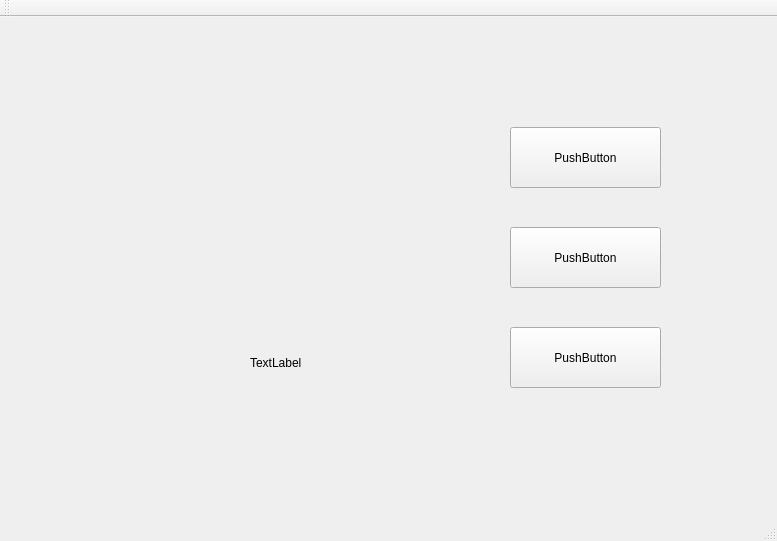
<?xml version="1.0" encoding="UTF-8"?>
<ui version="4.0">
 <class>button_example</class>
 <widget class="QMainWindow" name="button_example">
  <property name="geometry">
   <rect>
    <x>0</x>
    <y>0</y>
    <width>777</width>
    <height>541</height>
   </rect>
  </property>
  <property name="windowTitle">
   <string>button_example</string>
  </property>
  <widget class="QWidget" name="centralWidget">
   <widget class="QPushButton" name="pushButton_2">
    <property name="geometry">
     <rect>
      <x>510</x>
      <y>210</y>
      <width>151</width>
      <height>61</height>
     </rect>
    </property>
    <property name="text">
     <string>PushButton</string>
    </property>
   </widget>
   <widget class="QPushButton" name="pushButton_3">
    <property name="geometry">
     <rect>
      <x>510</x>
      <y>310</y>
      <width>151</width>
      <height>61</height>
     </rect>
    </property>
    <property name="text">
     <string>PushButton</string>
    </property>
   </widget>
   <widget class="QLabel" name="label">
    <property name="geometry">
     <rect>
      <x>250</x>
      <y>330</y>
      <width>191</width>
      <height>31</height>
     </rect>
    </property>
    <property name="text">
     <string>TextLabel</string>
    </property>
   </widget>
   <widget class="QPushButton" name="pushButton_1">
    <property name="geometry">
     <rect>
      <x>510</x>
      <y>110</y>
      <width>151</width>
      <height>61</height>
     </rect>
    </property>
    <property name="text">
     <string>PushButton</string>
    </property>
   </widget>
  </widget>
  <widget class="QMenuBar" name="menuBar">
   <property name="geometry">
    <rect>
     <x>0</x>
     <y>0</y>
     <width>777</width>
     <height>22</height>
    </rect>
   </property>
  </widget>
  <widget class="QToolBar" name="mainToolBar">
   <attribute name="toolBarArea">
    <enum>TopToolBarArea</enum>
   </attribute>
   <attribute name="toolBarBreak">
    <bool>false</bool>
   </attribute>
  </widget>
  <widget class="QStatusBar" name="statusBar"/>
 </widget>
 <layoutdefault spacing="6" margin="11"/>
 <resources/>
 <connections/>
</ui>
